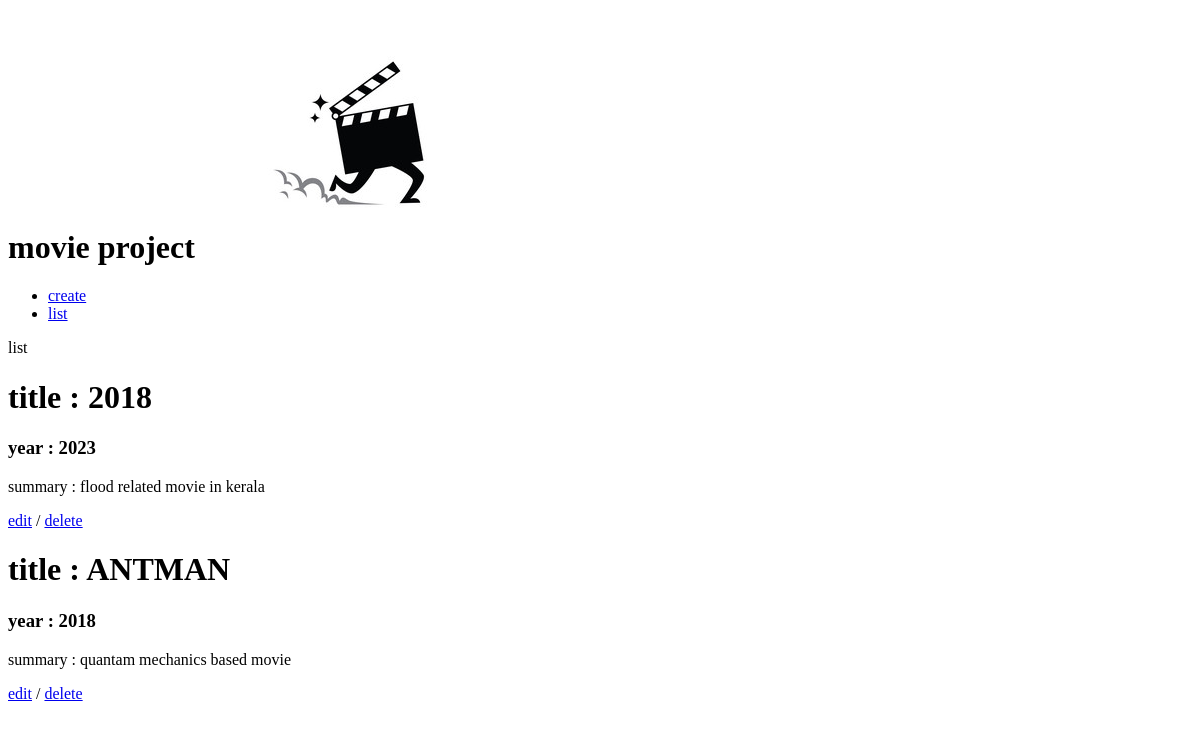
The page /list/ on the database as committed earlier.
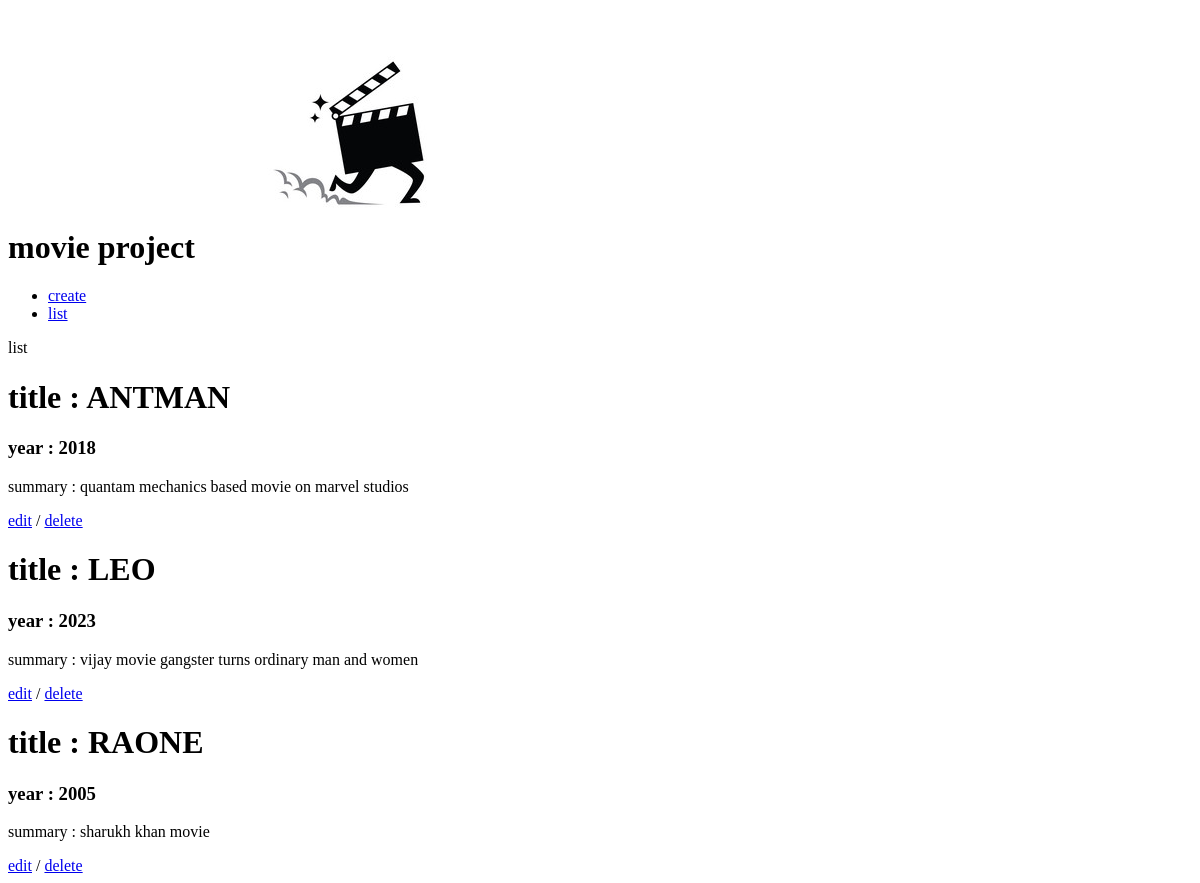
The same page on the database as committed later.
### movie_list/models.py (models this page shows)
class MovieInfo(models.Model):
    title=models.CharField(max_length=250)
    year=models.IntegerField(null=True)
    summary=models.TextField()

### movie_list/views.py (the view)
# urls.py: path('list/', views.list, name = 'list'),
def list(request):
        movie_data =MovieInfo.objects.all()
        return render(request,'list.html',{'movies':movie_data})

### templates/list.html
{% extends 'inherit.html' %}
{% block content %}
<p>list</p>
   {% for movie in movies %}
   <h1>title : {{movie.title | upper}}</h1>
   <h3>year : {{movie.year}}</h3>
   <p>summary : {{movie.summary}}</p>
    <a href="{% url 'edit' movie.id %}">edit</a> / <a href="{% url 'delete' movie.id %}">delete</a>
  {% endfor %}
{% endblock content %}

### templates/inherit.html (shortened to what this page needs)
{% load static %}
<h1>movie project
<img src="{% static 'images/logo.jpg' %}" alt=""/>
</h1>
{% include 'menu.html'  %}
{% block content %}{% endblock content %}

### templates/menu.html
<ul>
    <li><a href="{% url 'create' %}">create</a></li>
    <li><a href="{% url 'list' %}">list</a></li>
    </ul>

Rows that differ between the two databases and show on the page:
removed MovieInfo: title "2018", year "2023", summary "flood related movie in kerala"
changed MovieInfo "ANTMAN": summary "quantam mechanics based movie" → "quantam mechanics based movie on marvel studios"
added MovieInfo: title "LEO", year "2023", summary "vijay movie gangster turns ordinary man and women"
added MovieInfo: title "RAONE", year "2005", summary "sharukh khan movie"
